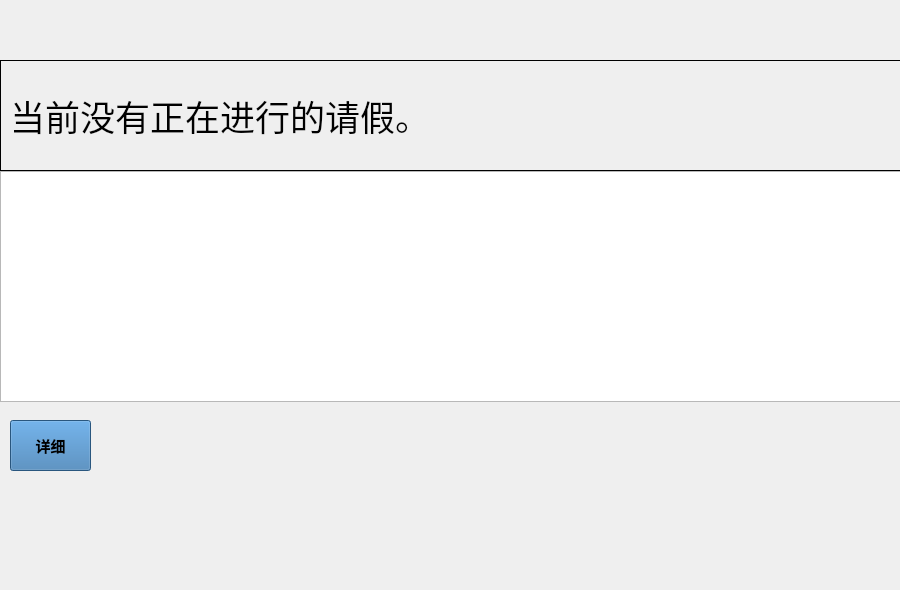
<?xml version="1.0" encoding="UTF-8"?>
<ui version="4.0">
 <class>HomePageDialog</class>
 <widget class="QDialog" name="HomePageDialog">
  <property name="geometry">
   <rect>
    <x>0</x>
    <y>0</y>
    <width>900</width>
    <height>590</height>
   </rect>
  </property>
  <property name="windowTitle">
   <string>基准点位置</string>
  </property>
  <widget class="QWidget" name="widget_1" native="true">
   <property name="geometry">
    <rect>
     <x>-10</x>
     <y>60</y>
     <width>911</width>
     <height>431</height>
    </rect>
   </property>
   <property name="sizePolicy">
    <sizepolicy hsizetype="Fixed" vsizetype="Fixed">
     <horstretch>0</horstretch>
     <verstretch>0</verstretch>
    </sizepolicy>
   </property>
   <widget class="QToolButton" name="toolButton_look">
    <property name="geometry">
     <rect>
      <x>20</x>
      <y>360</y>
      <width>81</width>
      <height>51</height>
     </rect>
    </property>
    <property name="font">
     <font>
      <pointsize>11</pointsize>
      <weight>75</weight>
      <bold>true</bold>
     </font>
    </property>
    <property name="styleSheet">
     <string notr="true">background-color: rgb(57, 121, 177);</string>
    </property>
    <property name="text">
     <string>详细</string>
    </property>
   </widget>
   <widget class="QLabel" name="label_1">
    <property name="geometry">
     <rect>
      <x>10</x>
      <y>0</y>
      <width>901</width>
      <height>111</height>
     </rect>
    </property>
    <property name="font">
     <font>
      <family>微软雅黑</family>
      <pointsize>26</pointsize>
     </font>
    </property>
    <property name="frameShape">
     <enum>QFrame::Panel</enum>
    </property>
    <property name="frameShadow">
     <enum>QFrame::Plain</enum>
    </property>
    <property name="text">
     <string>当前没有正在进行的请假。</string>
    </property>
   </widget>
   <widget class="QTableWidget" name="tableWidget_1">
    <property name="geometry">
     <rect>
      <x>10</x>
      <y>111</y>
      <width>901</width>
      <height>231</height>
     </rect>
    </property>
   </widget>
  </widget>
 </widget>
 <resources/>
 <connections/>
</ui>
